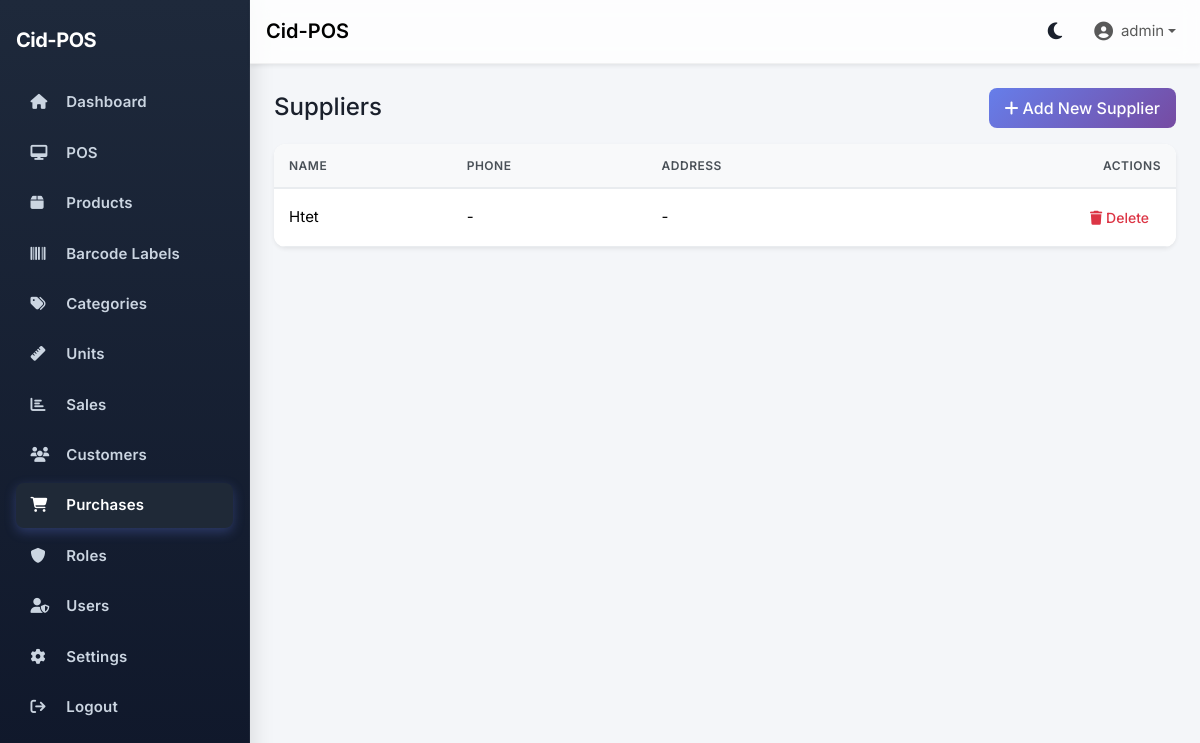
The app's page /purchases/suppliers (signed in) with its own data.
### app/models.py (models this page shows, shortened)
class User(UserMixin, db.Model):
    __tablename__ = "users"
    id = db.Column(db.Integer, primary_key=True)
    username = db.Column(db.String(80), unique=True, nullable=False, index=True)
    email = db.Column(db.String(120), unique=True, nullable=False)
    password_hash = db.Column(db.String(255), nullable=False)
    role_id = db.Column(db.Integer, db.ForeignKey("roles.id"), nullable=True)
    is_active = db.Column(db.Boolean, default=True, nullable=False)
    created_at = db.Column(db.DateTime, default=datetime.utcnow, nullable=False)
    role = db.relationship("Role", back_populates="users")
    sales = db.relationship("Sale", back_populates="cashier", lazy="dynamic")
    def has_permission(self, permission: str) -> bool:
        if not self.role:
            return False
        return self.role.has_permission(permission)

class Supplier(db.Model):
    __tablename__ = "suppliers"
    id = db.Column(db.Integer, primary_key=True)
    name = db.Column(db.String(150), nullable=False)
    phone = db.Column(db.String(30))
    address = db.Column(db.String(255))
    purchases = db.relationship(
        "Purchase", back_populates="supplier", cascade="all, delete-orphan"
    )

### app/blueprints/purchases/routes.py (the view, shortened to what this page needs)
@purchases_bp.route("/suppliers", methods=["GET", "POST"])
@login_required
@permission_required('purchases_manage')
def suppliers():
    suppliers_list = Supplier.query.order_by(Supplier.name).all()
    return render_template("purchases/suppliers.html", suppliers=suppliers_list)

### app/__init__.py (called while the page is built)
@login_manager.user_loader
def load_user(user_id: str):
    from app.models import User
    return db.session.get(User, int(user_id))

### app/models.py (called while the page is built)
    def has_permission(self, permission: str) -> bool:
        if self.name.lower() == 'admin':
            return True
        if not self.permissions:
            return False
        permissions_list = [p.strip() for p in self.permissions.split(',')]
        return permission in permissions_list

    @classmethod
    def get_settings(cls):
        try:
            settings = cls.query.first()
            if not settings:
                settings = cls()
                db.session.add(settings)
                db.session.commit()
            return settings
        except Exception:
            return cls(
                shop_name="My Shop",
                address="",
                phone="",
                receipt_header="",
                receipt_footer="Thank You!",
                currency_symbol="Ks",
                printer_paper_size="58mm",
                auto_print=False,
                show_logo_on_receipt=True,
                print_padding=0,
            )

### app/utils.py (called while the page is built)
def permission_required(permission: str):
    def decorator(f):
        @wraps(f)
        def decorated_function(*args, **kwargs):
            if not current_user.is_authenticated:
                abort(403)
            if not current_user.has_permission(permission):
                abort(403)
            return f(*args, **kwargs)
        return decorated_function
    return decorator

### app/templates/purchases/suppliers.html (shortened to what this page needs)
{% extends "base.html" %}
{% block content %}
<div class="container-fluid px-0">
  <div class="d-flex justify-content-between align-items-center mb-3">
    <h4 class="mb-0">Suppliers</h4>
    <button class="btn btn-primary" data-bs-toggle="modal" data-bs-target="#addSupplierModal">
      <i class="fa fa-plus me-1"></i>Add New Supplier
    </button>
  </div>
  <div class="card border-0 shadow-sm">
    <div class="card-body p-0">
      <div class="table-responsive">
        <table class="table table-hover align-middle mb-0">
          <thead class="table-light">
            <tr>
              <th>Name</th>
              <th>Phone</th>
              <th>Address</th>
              <th class="text-end">Actions</th>
            </tr>
          </thead>
          <tbody>
            {% for supplier in suppliers %}
            <tr>
              <td>{{ supplier.name }}</td>
              <td>{{ supplier.phone or "-" }}</td>
              <td>{{ supplier.address or "-" }}</td>
              <td class="text-end">
                <form method="post" action="{{ url_for('purchases.delete_supplier', supplier_id=supplier.id) }}" class="d-inline">
                  <button class="btn btn-sm btn-outline-danger" onclick="return confirm('Delete this supplier?')">
                    <i class="fa fa-trash"></i> Delete
                  </button>
                </form>
              </td>
            </tr>
            {% endfor %}
          </tbody>
        </table>
      </div>
    </div>
  </div>
</div>
{% endblock %}

### app/templates/base.html (shortened to what this page needs)
<!doctype html>
<html lang="en" data-bs-theme="light">
  <head>
    <link href="https://cdn.jsdelivr.net/npm/bootstrap@5.3.3/dist/css/bootstrap.min.css" rel="stylesheet">
    <link href="https://cdnjs.cloudflare.com/ajax/libs/font-awesome/6.5.2/css/all.min.css" rel="stylesheet">
    <link rel="stylesheet" href="https://cdn.jsdelivr.net/npm/sweetalert2@11/dist/sweetalert2.min.css">
    <link rel="stylesheet" href="{{ url_for('static', filename='css/style.css') }}">
  </head>
  <body>
    <aside class="sidebar d-flex flex-column" id="sidebar">
      <div class="d-flex align-items-center justify-content-between mb-4">
        <span class="brand">Cid-POS</span>
      </div>
      <nav>
        {% if current_user.is_authenticated and (current_user.has_permission('dashboard_view') or (current_user.role and current_user.role.name.lower() == 'admin')) %}
        <a href="{{ url_for('main.dashboard') }}" class="{% if request.endpoint=='main.dashboard' %}active{% endif %}">
          <i class="fa fa-home"></i> Dashboard
        </a>
        {% endif %}
        {% if current_user.is_authenticated and (current_user.has_permission('pos_access') or (current_user.role and current_user.role.name.lower() == 'admin')) %}
        <a href="{{ url_for('pos.cart') }}" class="{% if request.blueprint=='pos' %}active{% endif %}">
          <i class="fa fa-desktop"></i> POS
        </a>
        {% endif %}
        {% if current_user.is_authenticated and (current_user.has_permission('inventory_view') or (current_user.role and current_user.role.name.lower() == 'admin')) %}
        <a href="{{ url_for('inventory.products') }}" class="{% if request.blueprint=='inventory' and request.endpoint != 'inventory.labels' %}active{% endif %}">
          <i class="fa fa-box"></i> Products
        </a>
        <a href="{{ url_for('inventory.labels') }}" class="{% if request.endpoint == 'inventory.labels' %}active{% endif %}">
          <i class="fa fa-barcode"></i> Barcode Labels
        </a>
        {% endif %}
        {% if current_user.is_authenticated and (current_user.has_permission('categories_manage') or (current_user.role and current_user.role.name.lower() == 'admin')) %}
        <a href="{{ url_for('categories.index') }}" class="{% if request.blueprint=='categories' %}active{% endif %}">
          <i class="fa fa-tags"></i> Categories
        </a>
        {% endif %}
        {% if current_user.is_authenticated and (current_user.has_permission('units_manage') or (current_user.role and current_user.role.name.lower() == 'admin')) %}
        <a href="{{ url_for('units.index') }}" class="{% if request.blueprint=='units' %}active{% endif %}">
          <i class="fa fa-ruler"></i> Units
        </a>
        {% endif %}
        {% if current_user.is_authenticated and (current_user.has_permission('sales_view') or (current_user.role and current_user.role.name.lower() == 'admin')) %}
        <a href="{{ url_for('reports.overview') }}" class="{% if request.blueprint=='reports' %}active{% endif %}">
          <i class="fa fa-chart-bar"></i> Sales
        </a>
        {% endif %}
        {% if current_user.is_authenticated and (current_user.has_permission('customers_manage') or (current_user.role and current_user.role.name.lower() == 'admin')) %}
        <a href="{{ url_for('customers.index') }}" class="{% if request.blueprint=='customers' %}active{% endif %}">
          <i class="fa fa-users"></i> Customers
        </a>
        {% endif %}
        {% if current_user.is_authenticated and (current_user.has_permission('purchases_manage') or (current_user.role and current_user.role.name.lower() == 'admin')) %}
        <a href="{{ url_for('purchases.index') }}" class="{% if request.blueprint=='purchases' %}active{% endif %}">
          <i class="fa fa-shopping-cart"></i> Purchases
        </a>
        {% endif %}
        {% if current_user.is_authenticated and (current_user.has_permission('users_manage') or (current_user.role and current_user.role.name.lower() == 'admin')) %}
        <a href="{{ url_for('roles.index') }}" class="{% if request.blueprint=='roles' %}active{% endif %}">
          <i class="fa fa-shield"></i> Roles
        </a>
        {% endif %}
        {% if current_user.is_authenticated and (current_user.has_permission('users_manage') or (current_user.role and current_user.role.name.lower() == 'admin')) %}
        <a href="{{ url_for('users.index') }}" class="{% if request.blueprint=='users' %}active{% endif %}">
          <i class="fa fa-user-shield"></i> Users
        </a>
        {% endif %}
        {% if current_user.is_authenticated and (current_user.has_permission('settings_access') or (current_user.role and current_user.role.name.lower() == 'admin')) %}
        <a href="{{ url_for('settings.index') }}" class="{% if request.blueprint=='settings' %}active{% endif %}">
          <i class="fa fa-cog"></i> Settings
        </a>
        {% endif %}
        {% if current_user.is_authenticated %}
        <a href="{{ url_for('auth.logout') }}">
          <i class="fa fa-arrow-right-from-bracket"></i> Logout
        </a>
        {% else %}
        <a href="{{ url_for('auth.login') }}">
          <i class="fa fa-sign-in-alt"></i> Login
        </a>
        {% endif %}
      </nav>
    </aside>
    <div class="content-wrapper">
      <nav class="navbar navbar-expand-lg navbar-top shadow-sm px-3">
        <a class="navbar-brand fw-semibold" href="{{ url_for('main.dashboard') }}">Cid-POS</a>
        <div class="ms-auto d-flex align-items-center gap-3">
          <button class="theme-toggle" id="themeToggle" type="button" aria-label="Toggle theme">
            <i class="fa fa-moon" id="themeIcon"></i>
          </button>
          <ul class="navbar-nav align-items-center">
            <li class="nav-item dropdown">
              <a class="nav-link dropdown-toggle d-flex align-items-center" href="#" role="button" data-bs-toggle="dropdown" aria-expanded="false">
                <span>{{ current_user.username if current_user.is_authenticated else "Guest" }}</span>
              </a>
            </li>
          </ul>
        </div>
      </nav>
      <div class="main-content">
        {% block content %}{% endblock %}
      </div>
    </div>
  </body>
</html>

### app/static/css/style.css (style rules this page uses)
* { box-sizing: border-box; }
body { font-family: 'Inter', -apple-system, BlinkMacSystemFont, 'Segoe UI', sans-serif; font-size: 15px; line-height: 1.6; color: #1a202c; background-color: #f4f6f9; padding: 0; margin: 0; transition: background-color 0.3s ease, color 0.3s ease; }
.card { border: none; box-shadow: 0 4px 20px rgba(0, 0, 0, 0.05); border-radius: 12px; overflow: hidden; transition: transform 0.2s ease, box-shadow 0.2s ease; background-color: #ffffff; }
.card-body { padding: 1.5rem; }
.table { margin-bottom: 0; vertical-align: middle; }
.table thead th { background-color: #f8f9fa; color: #495057; font-weight: 600; font-size: 0.75rem; text-transform: uppercase; letter-spacing: 0.5px; padding: 12px 15px; border-bottom: 2px solid #e9ecef; border-top: none; }
.table tbody td { padding: 12px 15px; vertical-align: middle; border-color: #e9ecef; }
.table tbody tr { transition: transform 0.15s ease, background-color 0.15s ease; }
.btn { border-radius: 8px; font-weight: 500; padding: 0.5rem 1rem; transition: all 0.2s ease; border: none; }
.btn-primary { background: linear-gradient(135deg, #667eea 0%, #764ba2 100%); color: white; }
.btn-outline-primary, .btn-outline-secondary, .btn-outline-success, .btn-outline-danger, .btn-outline-info, .btn-outline-warning { border-width: 1.5px; font-weight: 500; }
.btn-sm { padding: 0.375rem 0.75rem; font-size: 0.875rem; }
.sidebar { background: linear-gradient(180deg, #1e293b 0%, #0f172a 100%); backdrop-filter: blur(10px); -webkit-backdrop-filter: blur(10px); box-shadow: 4px 0 20px rgba(0, 0, 0, 0.1); border-right: 1px solid rgba(255, 255, 255, 0.05); }
.sidebar .brand { color: #ffffff; font-weight: 700; font-size: 1.25rem; letter-spacing: -0.5px; }
.sidebar a { color: #cbd5e1; text-decoration: none; display: block; padding: 0.75rem 1rem; border-radius: 8px; margin-bottom: 0.25rem; font-weight: 500; transition: all 0.2s ease; font-size: 0.9375rem; }
.sidebar a.active { background: linear-gradient(135deg, #667eea 0%, #764ba2 100%); color: #ffffff; box-shadow: 0 4px 12px rgba(102, 126, 234, 0.3); }
.sidebar i { width: 20px; margin-right: 0.75rem; }
.navbar-top { background: rgba(255, 255, 255, 0.8); backdrop-filter: blur(10px); -webkit-backdrop-filter: blur(10px); border-bottom: 1px solid rgba(0, 0, 0, 0.05); box-shadow: 0 1px 3px rgba(0, 0, 0, 0.05); }
html { scroll-behavior: smooth; }

### app/templates/base.html (style rules this page uses)
:root { --sidebar-width: 250px; }
body { min-height: 100vh; background: #f4f6f9; transition: background-color 0.3s ease, color 0.3s ease; font-family: 'Inter', sans-serif; }
.sidebar { width: var(--sidebar-width); background: linear-gradient(180deg, #1e293b 0%, #0f172a 100%); backdrop-filter: blur(10px); -webkit-backdrop-filter: blur(10px); color: #e5e7eb; position: fixed; top: 0; bottom: 0; left: 0; padding: 1.5rem 1rem; overflow-y: auto; transition: transform 0.2s ease, background-color 0.3s ease; box-shadow: 4px 0 20px rgba(0, 0, 0, 0.1); border-right: 1px solid rgba(255, 255, 255, 0.05); }
.sidebar .brand { font-weight: 700; font-size: 1.25rem; }
.sidebar a { color: #cbd5e1; text-decoration: none; display: block; padding: .65rem .9rem; border-radius: .5rem; margin-bottom: .35rem; font-weight: 600; letter-spacing: .01em; }
.sidebar a:hover, .sidebar a.active { background: #1f2937; color: #fff; }
.sidebar i { width: 20px; }
.content-wrapper { margin-left: var(--sidebar-width); min-height: 100vh; display: flex; flex-direction: column; }
.navbar-top { background: rgba(255, 255, 255, 0.8); backdrop-filter: blur(10px); -webkit-backdrop-filter: blur(10px); border-bottom: 1px solid rgba(0, 0, 0, 0.05); box-shadow: 0 1px 3px rgba(0, 0, 0, 0.05); transition: background-color 0.3s ease, border-color 0.3s ease; }
.main-content { padding: 1.5rem; flex: 1 0 auto; transition: background-color 0.3s ease; }
.theme-toggle { border: none; background: transparent; color: inherit; font-size: 1.2rem; padding: 0.5rem; cursor: pointer; border-radius: 0.375rem; transition: background-color 0.2s ease; }
.main-content { padding: 1.5rem; flex: 1 0 auto; }

### records on screen
User: is_active+username "admin"
Supplier: name "Htet", phone "-", address "-"
